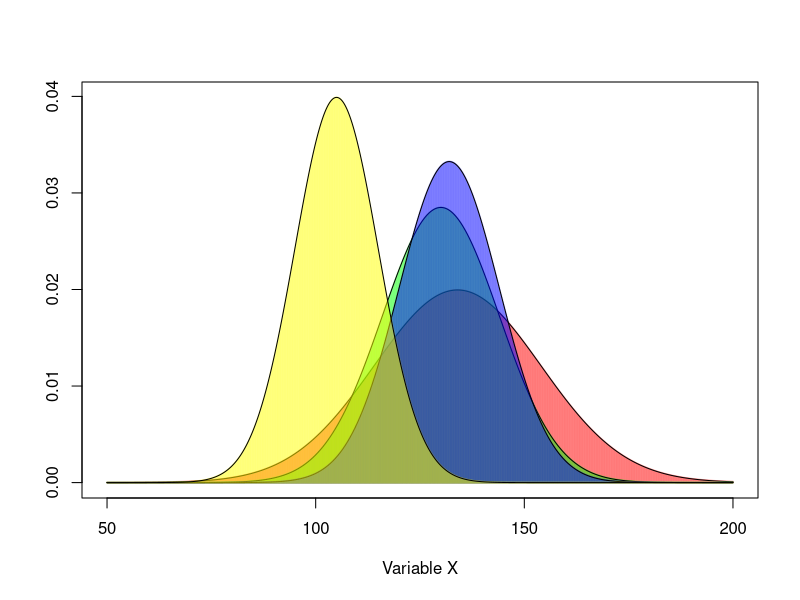

The R script that drew this image:
#
#     http://stackoverflow.com/a/30970632/180275
#
x11()

x1 <- seq(50,200,length=1000)
a1 <- dnorm(x1,134,20)
b1 <- dnorm(x1,130,14)
c1 <- dnorm(x1,132,12)
d1 <- dnorm(x1,105,10)

dists <- list(a1,b1,c1,d1)

# specify color names then convert them to RGB+alpha values
col <- c("red","green","blue","yellow")
col.rgba <- rgb(t(col2rgb(col))/255, alpha=0.2)

plot(NA, NA, xlim=range(x1), ylim=range(unlist(dists)), xlab="Variable X", ylab="")

# loop through each distribution
for (i in 1:length(dists)) {
  lines(x1, dists[[i]], type='h', lwd=2, col=col.rgba[i]) # add shaded region
  lines(x1, dists[[i]], type='l') # add solid line at top
}

z <- locator(1) # wait for mouse click or enter pressed
